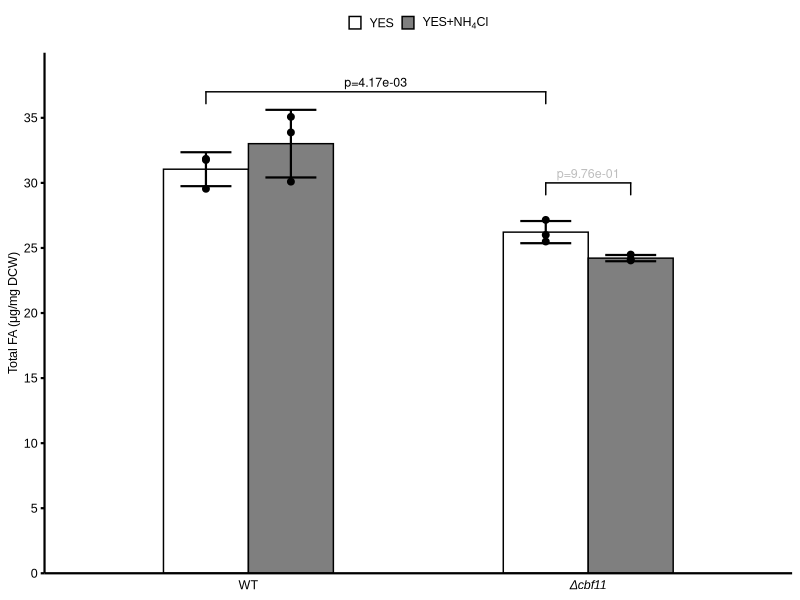
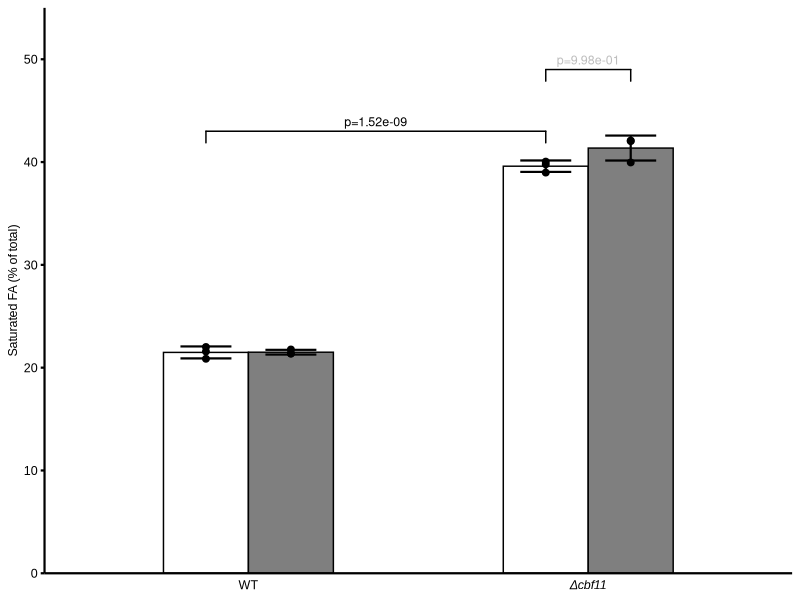
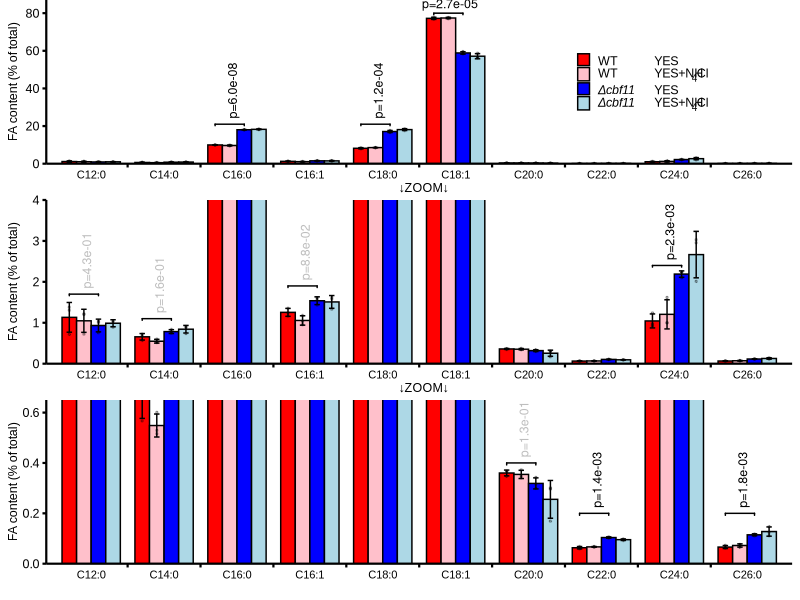
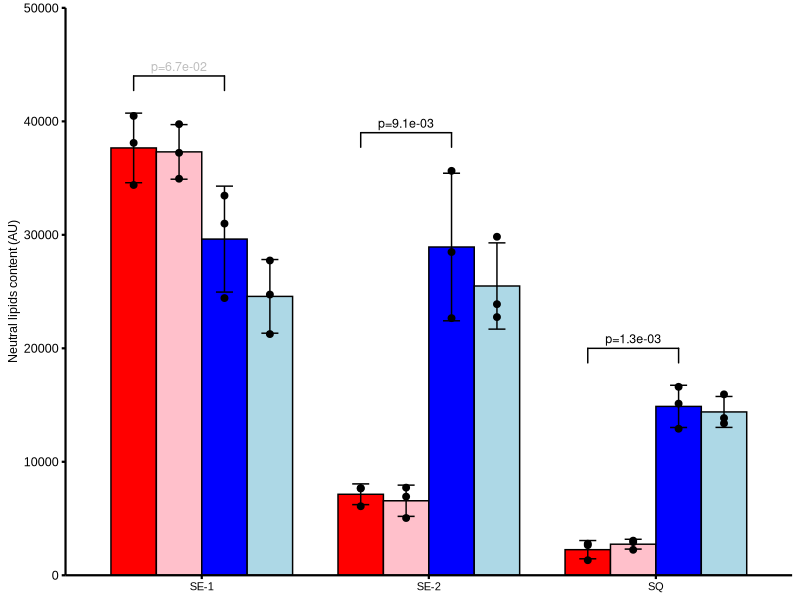
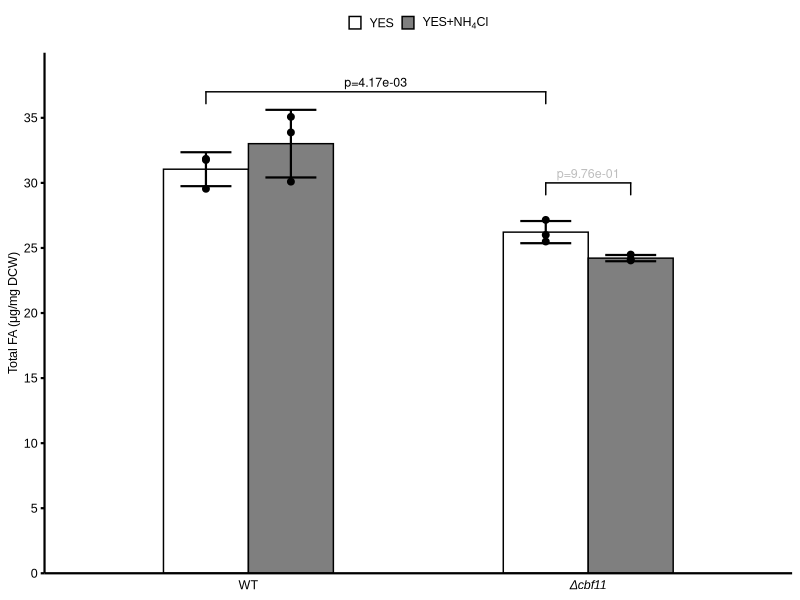
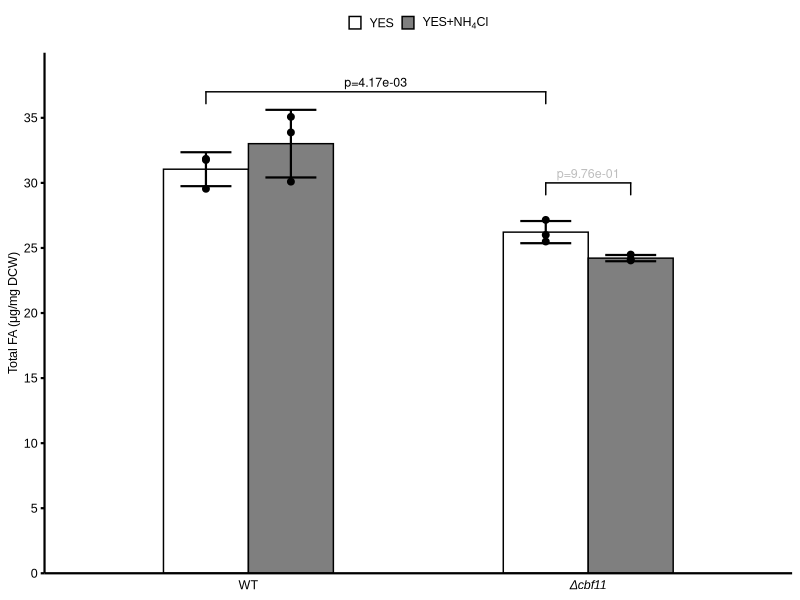
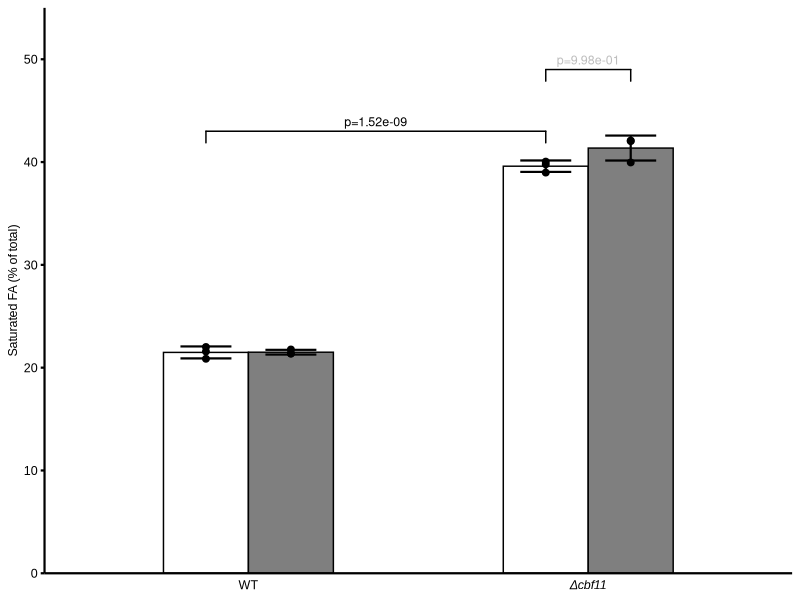
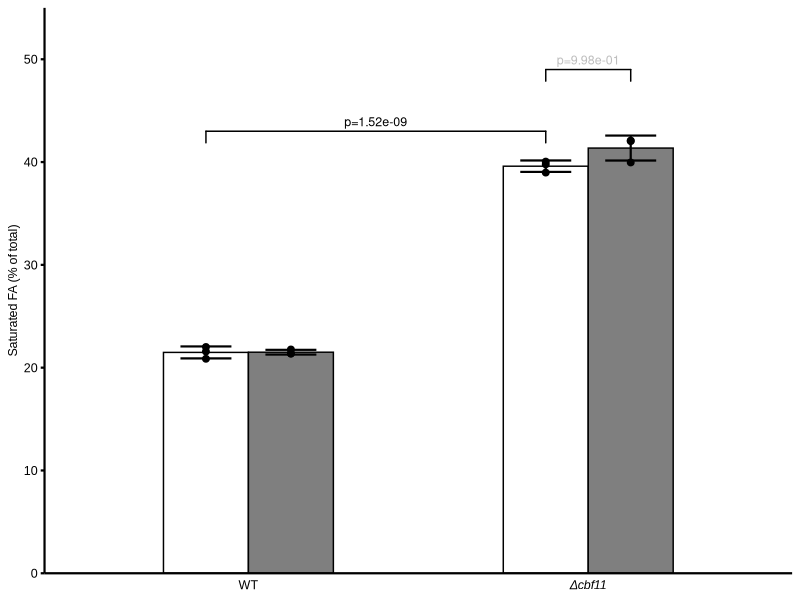

Source code (R) for these figures, in order:
library(multcomp)  #multiple comparison statistics
library(ggplot2)   #basic ggplot
library(ggpubr)    #provides plots and some statistics
library(ggtext)    #allows HTML-tags in text (element_markdown)
library(broom)     #simplifies statistical data (tidy())
library(svglite)   #for saving images in svg format

setwd("/media/sf_Genomik-data/user_data/Zemlianski Viacheslav/Cut project/Manuscript/Fig4")

theme_set(theme_classic() + theme(text = element_text(family = "Arial")))

################################################################################
#Fig4A, total FA

Fig4A_data <- read.csv(file = "Fig4A_data.csv", header = TRUE) %>%              #loading raw data
  mutate(sample = paste(genotype, treatment, sep = "_"),
         sample = factor(sample, levels = c("WT_YES", "WT_YES_N",
                                            "Dcbf11_YES", "Dcbf11_YES_N")),
         genotype = factor(genotype, levels = c("WT", "Dcbf11")),
         treatment = factor(treatment, levels = c("YES", "YES_N"))
         )

# Fig4A_t_1 <- t.test(x = c(Fig4A_data$amount[Fig4A_data$genotype == "WT" &
#                                             Fig4A_data$treatment == "YES"]),
#                     y = c(Fig4A_data$amount[Fig4A_data$genotype == "Dcbf11" &
#                                             Fig4A_data$treatment == "YES"]),
#                     alternative = "greater", var.equal = T)
# Fig4A_t_2 <- t.test(x = c(Fig4A_data$amount[Fig4A_data$genotype == "Dcbf11" &
#                                               Fig4A_data$treatment == "YES-N"]),
#                     y = c(Fig4A_data$amount[Fig4A_data$genotype == "Dcbf11" &
#                                               Fig4A_data$treatment == "YES"]),
#                     alternative = "greater", var.equal = T)
# Fig4A_stats <- rbind(tidy(Fig4A_t_1), tidy(Fig4A_t_2)) %>%
#   mutate(p.adj = p.adjust(p.value, method = "holm"))
# rm(Fig4A_t_1, Fig4A_t_2)

Fig4A_stats <- aov(amount ~ sample,                                             # statistical test
                   data = Fig4A_data) %>%
  glht(mcp(sample = c("WT_YES - Dcbf11_YES <= 0", 
                      "Dcbf11_YES_N - Dcbf11_YES <= 0"
  ))) %>%
  tidy()

ggplot(Fig4A_data, aes(x = genotype, y = amount, fill = treatment)) +           # plot initialization
  geom_bar(position = "dodge", stat="summary", fun = "mean",                    # adding bars
           na.rm = T, colour="black", width = 0.5) +
  scale_fill_manual(values = c("white", "gray50"),                              # bars colors and legend labels
                    labels = c("YES", 
                               expression("YES+NH"[4]*"Cl"))) +
  scale_x_discrete(labels = c("WT", expression(italic("\u0394cbf11")))) +       # x-labels          
  scale_y_continuous(expand=c(0, 0), limits=c(0, 40), breaks = seq(0, 35, 5)) + # y-axis settings
  ylab("Total FA (\u03BCg/mg DCW)") +
  theme(axis.line = element_line(colour = "black", linewidth = 0.75),           # axes design
        axis.ticks.x = element_blank(),
        axis.title.x = element_blank(),
        axis.text.x = element_text(size = 9, colour = "black"),
        axis.title.y = element_text(size = 9, colour = "black"),
        axis.text.y = element_text(size = 9, colour = "black"),
        axis.ticks.y = element_line(colour = "black", linewidth = 0.75),
        legend.position = "top",                                                # legend design
        legend.title = element_blank(),
        legend.text = element_text(size = 9, colour = "black"),
        legend.text.align = 0,
        legend.key.height = unit(0.35, 'cm'),
        legend.key.width = unit(0.35, 'cm'),
        legend.background = element_blank(),
        plot.margin=unit(c(0.2, 0.2, 0.2, 0.2), "cm")                           # plot margins
  ) +
  geom_point(position=position_dodge(0.5), na.rm=T, show.legend=F, size=2) +    # adding individual points
  geom_errorbar(data = aggregate(amount~genotype+treatment,                     # adding errorbars
                                 data = Fig4A_data, 
                                 FUN = function(Fig4A_data) 
                                   c(AVG = mean(Fig4A_data, na.rm=T),
                                     SD = sd(Fig4A_data, na.rm=T))), 
                aes(y = amount[,"AVG"],
                    ymin = pmax(amount[,"AVG"]-amount[,"SD"], 0),
                    ymax = amount[,"AVG"]+amount[,"SD"]),
                position = position_dodge(0.5), width=0.3,
                colour="black", linewidth=0.75
  ) +
  geom_signif(xmin = c(1 - 0.125, 2 - 0.125),                                   # adding statistics
              xmax = c(2 - 0.125, 2 + 0.125),
              y_position = c(37, 30),
              tip_length = 0.07,
              annotations = ""
  ) +
  geom_text(data = Fig4A_stats, 
            aes(x = c(1.5 - 0.125, 2), 
                y = c(37, 30), 
                vjust = -0.5,
                label = paste0("p=", format(adj.p.value, scientific=T, digits=3)), 
                fill = NULL),
            colour = symnum(Fig4A_stats$adj.p.value,
                            cutpoints = c(0, 0.05, Inf),
                            symbols = c("black", "gray")),
            size = 9/.pt)

ggsave("Fig4A.png", width = 5, height = 7, units = "cm", dpi = 600)             # saving the plot
ggsave("Fig4A.svg", width=5, height=7, units="cm", dpi=600, fix_text_size=F)



################################################################################
#Fig4B, total FA

Fig4B_data <- read.csv(file = "Fig4B_data.csv", header = TRUE) %>%              # loading raw data
  mutate(sample = paste(genotype, treatment, sep = "_"),
         sample = factor(sample, levels = c("WT_YES", "WT_YES_N",
                                            "Dcbf11_YES", "Dcbf11_YES_N")),
         genotype = factor(genotype, levels = c("WT", "Dcbf11")),
         treatment = factor(treatment, levels = c("YES", "YES_N"))
  )

# Fig4B_t_1 <- t.test(x = c(Fig4B_data$amount[Fig4B_data$genotype == "WT" &
#                                               Fig4B_data$treatment == "YES"]),
#                     y = c(Fig4B_data$amount[Fig4B_data$genotype == "Dcbf11" &
#                                               Fig4B_data$treatment == "YES"]),
#                     alternative = "two.sided", var.equal = T)
# Fig4B_t_2 <- t.test(x = c(Fig4B_data$amount[Fig4B_data$genotype == "Dcbf11" &
#                                               Fig4B_data$treatment == "YES-N"]),
#                     y = c(Fig4B_data$amount[Fig4B_data$genotype == "Dcbf11" &
#                                               Fig4B_data$treatment == "YES"]),
#                     alternative = "two.sided", var.equal = T)
# Fig4B_stats <- rbind(tidy(Fig4B_t_1), tidy(Fig4B_t_2)) %>%
#   mutate(p.adj = p.adjust(p.value, method = "holm"))
# rm(Fig4B_t_1, Fig4B_t_2)

Fig4B_stats <- aov(amount ~ sample,                                             # statistical test
                   data = Fig4B_data) %>%
  glht(mcp(sample = c("WT_YES - Dcbf11_YES >= 0", 
                      "Dcbf11_YES_N - Dcbf11_YES >= 0"
  ))) %>%
  tidy()

ggplot(Fig4B_data, aes(x = genotype, y = amount, fill = treatment)) +           # plot initialization
  geom_bar(position = "dodge", stat="summary", fun = "mean",                    # adding bars
           na.rm = T, colour="black", width = 0.5) +
  scale_fill_manual(values = c("white", "gray50"),                              # bars colors and legend labels
                    labels = c("YES", 
                               expression("YES+NH"[4]*"Cl"))) +
  scale_x_discrete(labels = c("WT", expression(italic("\u0394cbf11")))) +       # x-labels          
  scale_y_continuous(expand=c(0, 0), limits=c(0, 55)) +                         # y-axis settings
  ylab("Saturated FA (% of total)") +
  theme(axis.line = element_line(colour = "black", linewidth = 0.75),           # axes design
        axis.ticks.x = element_blank(),
        axis.title.x = element_blank(),
        axis.text.x = element_text(size = 9, colour = "black"),
        axis.title.y = element_text(size = 9, colour = "black"),
        axis.text.y = element_text(size = 9, colour = "black"),
        axis.ticks.y = element_line(colour = "black", linewidth = 0.75),
        legend.position = "none",                                               # legend design
        plot.margin=unit(c(0.2, 0.2, 0.2, 0.2), "cm")                           # plot margins
  ) +
  geom_point(position=position_dodge(0.5), na.rm=T, show.legend=F, size=2) +    # adding individual points
  geom_errorbar(data = aggregate(amount~genotype+treatment,                     # adding errorbars
                                 data = Fig4B_data, 
                                 FUN = function(Fig4B_data) 
                                   c(AVG = mean(Fig4B_data, na.rm=T),
                                     SD = sd(Fig4B_data, na.rm=T))), 
                aes(y = amount[,"AVG"],
                    ymin = pmax(amount[,"AVG"]-amount[,"SD"], 0),
                    ymax = amount[,"AVG"]+amount[,"SD"]),
                position = position_dodge(0.5), width=0.3,
                colour="black", linewidth=0.75
  ) +
  geom_signif(xmin = c(1 - 0.125, 2 - 0.125),                                   # adding statistics
              xmax = c(2 - 0.125, 2 + 0.125),
              y_position = c(43, 49),
              tip_length = 0.04,
              annotations = ""
  ) +
  geom_text(data = Fig4B_stats, 
            aes(x = c(1.5 - 0.125, 2), 
                y = c(43, 49), 
                vjust = -0.5,
                label = paste0("p=", format(adj.p.value, scientific=T, digits=3)), 
                fill = NULL),
            colour = symnum(Fig4B_stats$adj.p.value,
                            cutpoints = c(0, 0.05, Inf),
                            symbols = c("black", "gray")),
            size = 9/.pt)

ggsave("Fig4B.png", width = 5, height = 6, units = "cm", dpi = 600)             # saving the plot
ggsave("Fig4B.svg", width=5, height=6, units="cm", dpi=600, fix_text_size=F)



################################################################################
# Fig4C, individual FA content

Fig4C_data <- read.csv(file = "Fig4C_data.csv", header = TRUE) %>%              # loading raw data
  mutate(sample = paste(genotype, treatment, sep = "_"),
         sample = factor(sample, levels = c("WT_YES", "WT_YES-N",
                                            "Dcbf11_YES", "Dcbf11_YES-N")),
         genotype = factor(genotype, levels = c("WT", "Dcbf11")),
         treatment = factor(treatment, levels = c("YES", "YES-N")),
         FAx = as.integer(as.factor(FA))
  )

Fig4C_stats <- compare_means(amount ~ genotype,                                 # statistical tests
                             group.by = "FA",
                             data = Fig4C_data[Fig4C_data$treatment == "YES",],
                             method = "t.test",
                             alternative = "two.sided",
                             var.equal = T,
                             p.adjust.method = "holm"
)

Fig4C_plot_base <- ggplot(data = Fig4C_data,                                    # basic plot settings for Fig4C
                          aes(x = FAx, fill = sample, y = amount)) +            # plot initialization
  geom_bar(position="dodge", stat="summary", fun = "mean", 
           na.rm = T, colour="black", width = 0.8) +
  scale_fill_manual(
    values = c("red", "pink", "blue", "lightblue"),                             # bar colors
    labels = c("WT <span style='color:#ffffff'>_____</span> YES",               # legend labels
    "WT <span style='color:#ffffff'>_____</span> YES+NH<sub>4</sub>Cl",
    "<i>\u0394cbf11</i> <span stile='color:#ffffff'></span> YES",
    "<i>\u0394cbf11</i> <span stile='color:#ffffff'></span> YES+NH<sub>4</sub>Cl"
  )) +
  ylab("FA content (% of total)") +                                             # y-axis label
  scale_x_continuous(breaks = seq(1, 10, 0.5), expand=c(0.02, 0.02),
                     labels = c("C12:0", "", "C14:0", "", "C16:0", "",
                                "C16:1", "", "C18:0", "", "C18:1", "",
                                "C20:0", "", "C22:0", "", "C24:0", "",
                                "C26:0")) +                                     # removing background
  theme(legend.text = element_markdown(size = 9),
        axis.line = element_line(colour = "black", linewidth = 0.75),           # axes design
        axis.ticks.x = element_line(colour = c(rep(c(NA, "black"), 9), NA), 
                                    linewidth = 0.75),
        # axis.ticks.length.x = unit(0.4, "cm"),
        axis.title.x = element_blank(),
        axis.text.x = element_text(size = 8, colour = "black"),
        axis.title.y = element_text(size = 9, colour = "black"),
        axis.text.y = element_text(size = 9, colour = "black"),
        axis.ticks.y = element_line(colour = "black", linewidth = 0.75),
        plot.margin=unit(c(0, 0.2, 0.5, 0.2), "cm")                             # plot margins
  ) +
  geom_point(position=position_dodge(0.8), na.rm=T,                             # adding individual points
             show.legend=F, size=0.5, alpha = 0.3) +
  geom_errorbar(data = aggregate(amount~FAx+sample,                             # adding errorbars
                                 data = Fig4C_data,
                                 FUN = function(Fig4C_data)
                                   c(AVG = mean(Fig4C_data, na.rm=T),
                                     SD = sd(Fig4C_data, na.rm=T))),
                aes(y = amount[,"AVG"],
                    ymin = pmax(amount[,"AVG"]-amount[,"SD"], 0),
                    ymax = amount[,"AVG"]+amount[,"SD"]),
                position = position_dodge(0.8), width=0.3,
                colour="black", linewidth=0.5)

Fig4C_subset1 = c("C16:0", "C18:0", "C18:1")                                    # 1st subset of FA

Fig4C_plot_1 <- Fig4C_plot_base +                                               # top plot subpanel
  scale_y_continuous(expand=c(0, 0), limits=c(-20, 87)) +                       # y-axis scale
  coord_cartesian(ylim = c(0, 87), expand = T, clip = "on") +
  labs(tag = "\u2193ZOOM\u2193", textsize = 9) +                                # adding zoom pointer
  theme(legend.position = c(0.8, 0.5),
        legend.title = element_blank(),
        legend.key.height = unit(0.35, 'cm'),
        legend.key.width = unit(0.35, 'cm'),
        plot.tag.position = c(0.53, -0.04),                                     # zoom pointer setings
        plot.tag = element_text(size = 9)
        ) +
  geom_signif(xmin = which(Fig4C_stats$FA %in% Fig4C_subset1) - 0.3,            # adding statistics
              xmax = which(Fig4C_stats$FA %in% Fig4C_subset1) + 0.1,
              y_position = c(21, 21, 80),
              tip_length = 0.01,
              annotation = "") +
  geom_text(data = Fig4C_stats[Fig4C_stats$FA %in% Fig4C_subset1,], 
            aes(x = which(Fig4C_stats$FA %in% Fig4C_subset1), 
                y = c(21, 21, 80), 
                vjust = c(0, 0, -0.5), 
                hjust = c(-0.1, -0.1, 0.6),
                label = paste0("p=", format(p.adj, scientific=T, digits=2)), 
                fill = NULL),
            colour = symnum(Fig4C_stats$p.adj[Fig4C_stats$FA
                                              %in% Fig4C_subset1],
                            cutpoints = c(0, 0.05, Inf),
                            symbols = c("black", "gray")),
            size = 9/.pt, angle = c(90, 90, 0))

Fig4C_subset2 <- c("C12:0", "C14:0", "C16:1", "C24:0")                          # 2nd subset of FA

Fig4C_plot_2 <- Fig4C_plot_base +                                               # middle plot subpanel
  scale_y_continuous(expand=c(0, 0)) +                                          # y-axis settings
  coord_cartesian(ylim = c(0, 4), clip = "on") +
  labs(tag = "\u2193ZOOM\u2193", textsize = 9) +                                # adding zoom pointer
  theme(legend.position = "none",                                               # removing legend
        plot.tag.position = c(0.53, -0.04),                                     # zoom pointer settings
        plot.tag = element_text(size = 9)) +
  geom_signif(xmin = which(Fig4C_stats$FA %in% Fig4C_subset2) - 0.3,            # adding statistics
              xmax = which(Fig4C_stats$FA %in% Fig4C_subset2) + 0.1,
              y_position = c(1.7, 1.1, 1.9, 2.4),
              tip_length = 0.0005,
              annotation = "") +
  geom_text(data = Fig4C_stats[Fig4C_stats$FA %in% Fig4C_subset2,], 
            aes(x = which(Fig4C_stats$FA %in% Fig4C_subset2), 
                y = c(1.7, 1.1, 1.9, 2.4), 
                vjust = 0, 
                hjust = -0.1,
                label = paste0("p=", format(p.adj, scientific=T, digits=2)), 
                fill = NULL),
            colour = symnum(Fig4C_stats$p.adj[Fig4C_stats$FA %in% 
                                                Fig4C_subset2],
                            cutpoints = c(0, 0.05, Inf),
                            symbols = c("black", "gray")),
            size = 9/.pt, angle = 90)

Fig4C_subset3 <- c("C20:0", "C22:0", "C26:0")                                   # 3rd subset of FA

Fig4C_plot_3 <- Fig4C_plot_base +                                               # bottom plot subpanel
  scale_y_continuous(expand=c(0, 0)) +                                          # y-axis settings
  coord_cartesian(ylim = c(0, 0.65), clip = "on") +
  theme(legend.position = "none") +                                             # removing legend
  geom_signif(xmin = which(Fig4C_stats$FA %in% Fig4C_subset3) - 0.3,            # adding statistics
              xmax = which(Fig4C_stats$FA %in% Fig4C_subset3) + 0.1,
              y_position = c(0.4, 0.2, 0.2),
              tip_length = 0.0001,
              annotation = "") +
  geom_text(data = Fig4C_stats[Fig4C_stats$FA %in% Fig4C_subset3,],
            aes(x = which(Fig4C_stats$FA %in% Fig4C_subset3),
                y = c(0.4, 0.2, 0.2),
                vjust = 0,
                hjust = -0.1,
                label = paste0("p=", format(p.adj, scientific=T, digits=2)),
                fill = NULL),
            colour = symnum(Fig4C_stats$p.adj[Fig4C_stats$FA %in%
                                                Fig4C_subset3],
                            cutpoints = c(0, 0.05, Inf),
                            symbols = c("black", "gray")),
            size = 9/.pt, angle = c(90, 90, 90))

ggarrange(Fig4C_plot_1, Fig4C_plot_2, Fig4C_plot_3, ncol = 1, align = "v")      # merging subpanels

ggsave("Fig4C.png", width = 11, height = 17, units = "cm", dpi = 600)           # saving the plot
ggsave("Fig4C.svg", width=11, height=17, units="cm", dpi=600, fix_text_size=F)



################################################################################
# Fig4E, neutral lipid content

Fig4E_data <- read.csv(file = "Fig4E_data.csv", header = TRUE) %>%              # loading raw data
  mutate(sample = paste(genotype, treatment, sep = "_"),
         sample = factor(sample, levels = c("WT_YES", "WT_YES_N",
                                            "Dcbf11_YES", "Dcbf11_YES_N")),
         genotype = factor(genotype, levels = c("WT", "Dcbf11")),
         treatment = factor(treatment, levels = c("YES", "YES_N"))
  )

Fig4E_stats <- compare_means(amount ~ genotype,                                 # statistical tests
                             group.by = "lipid",
                             data = Fig4E_data[Fig4E_data$treatment == "YES",],
                             method = "t.test",
                             alternative = "two.sided",
                             var.equal = T,
                             p.adjust.method = "holm"
)

ggplot(data = Fig4E_data,                                                       # basic plot settings for Fig4C
       aes(x = lipid, fill = sample, y = amount)) +                             # plot initialization
  geom_bar(position="dodge", stat="summary", fun = "mean", 
           na.rm = T, colour="black", width = 0.8) +
  scale_fill_manual(
    values = c("red", "pink", "blue", "lightblue"),                             # bar colors
    labels = c("WT <span style='color:#ffffff'>_____</span> YES",               # legend labels
    "WT <span style='color:#ffffff'>_____</span> YES+NH<sub>4</sub>Cl",
    "<i>\u0394cbf11</i> <span stile='color:#ffffff'></span> YES",
    "<i>\u0394cbf11</i> <span stile='color:#ffffff'></span> YES+NH<sub>4</sub>Cl"
    )) +
  scale_y_continuous(expand=c(0, 0), limits=c(0, 50000)) +                      # y-axis settings
  ylab("Neutral lipids content (AU)") +                                         # y-axis label
  scale_x_discrete(labels = c("SE-1", "SE-2", "SQ")) +                          # removing background
  theme(legend.text = element_markdown(size = 9),
        axis.line = element_line(colour = "black", linewidth = 0.75),           # axes design
        axis.ticks.x = element_line(colour = "black", linewidth = 0.75),
        # axis.ticks.length.x = unit(0.4, "cm"),
        axis.title.x = element_blank(),
        axis.text.x = element_text(size = 8, colour = "black"),
        axis.title.y = element_text(size = 9, colour = "black"),
        axis.text.y = element_text(size = 9, colour = "black"),
        axis.ticks.y = element_line(colour = "black", linewidth = 0.75),
        legend.position = "none",
        plot.margin=unit(c(0.2, 0.2, 0.2, 0.2), "cm")                           # plot margins
  ) +
  geom_point(position=position_dodge(0.8), na.rm=T,                             # adding individual points
             show.legend=F, size=2, alpha = 1) +
  geom_errorbar(data = aggregate(amount~lipid+sample,                           # adding errorbars
                                 data = Fig4E_data,
                                 FUN = function(Fig4E_data)
                                   c(AVG = mean(Fig4E_data, na.rm=T),
                                     SD = sd(Fig4E_data, na.rm=T))),
                aes(y = amount[,"AVG"],
                    ymin = pmax(amount[,"AVG"]-amount[,"SD"], 0),
                    ymax = amount[,"AVG"]+amount[,"SD"]),
                position = position_dodge(0.8), width=0.3,
                colour="black", linewidth=0.5
  ) +
  geom_signif(xmin = c(1 - 0.3, 2 - 0.3, 3 - 0.3),
              xmax = c(1 + 0.1, 2 + 0.1, 3 + 0.1),
              y_position = c(44000, 39000, 20000),
              tip_length = 0.03,
              annotation = ""
  ) +
  geom_text(data = Fig4E_stats, 
            aes(x = c(1 - 0.1, 2 - 0.1, 3 - 0.1), 
                y = c(44000, 39000, 20000), 
                vjust = -0.5,
                label = paste0("p=", format(p.adj, scientific=T, digits=2)), 
                fill = NULL),
            colour = symnum(Fig4E_stats$p.adj,
                            cutpoints = c(0, 0.05, Inf),
                            symbols = c("black", "gray")),
            size = 9/.pt)

ggsave("Fig4E.png", width = 9, height = 6, units = "cm", dpi = 600)             # saving the plot
ggsave("Fig4E.svg", width=9, height=6, units="cm", dpi=600, fix_text_size=F)
